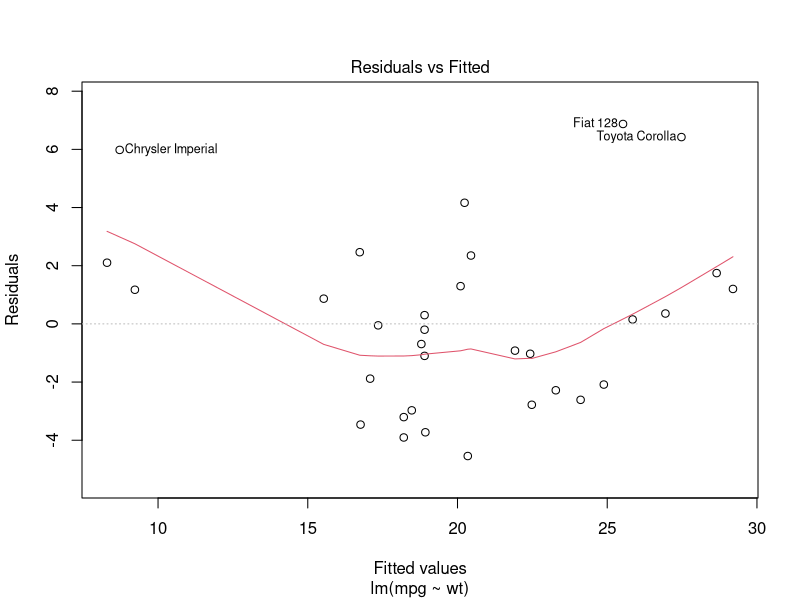
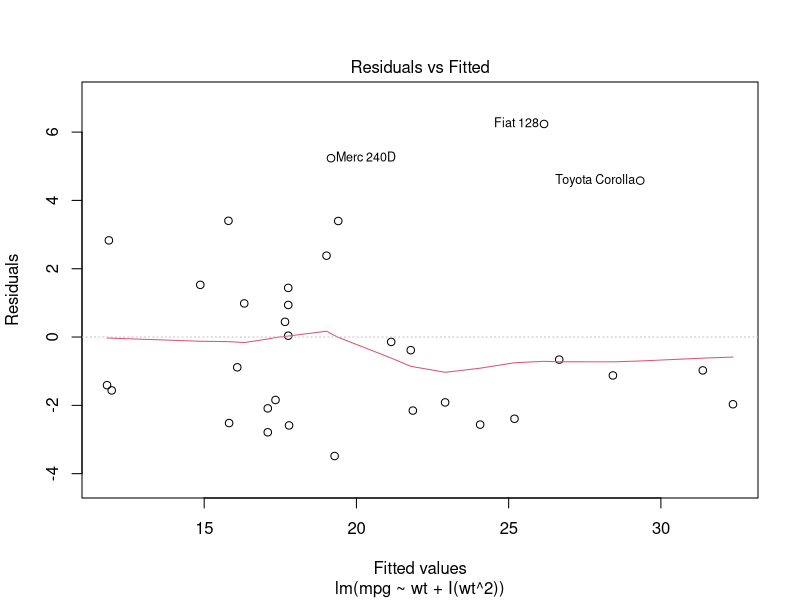
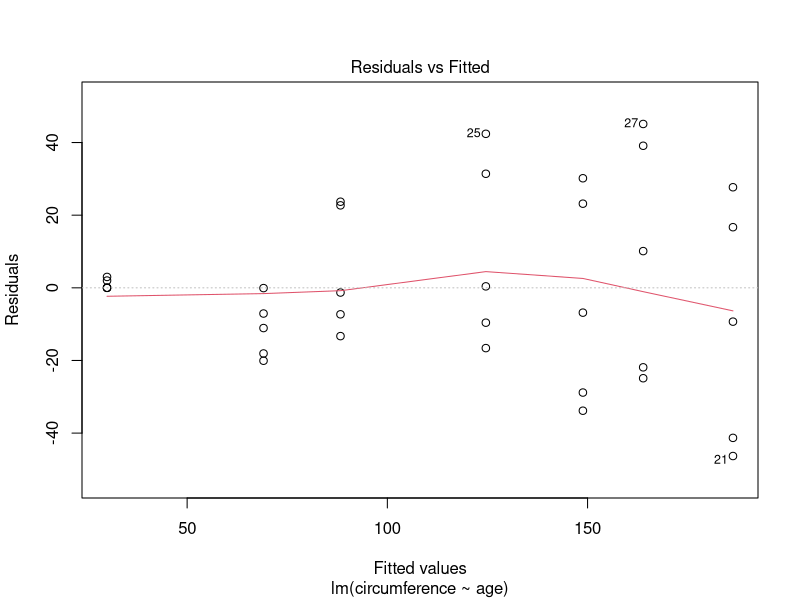
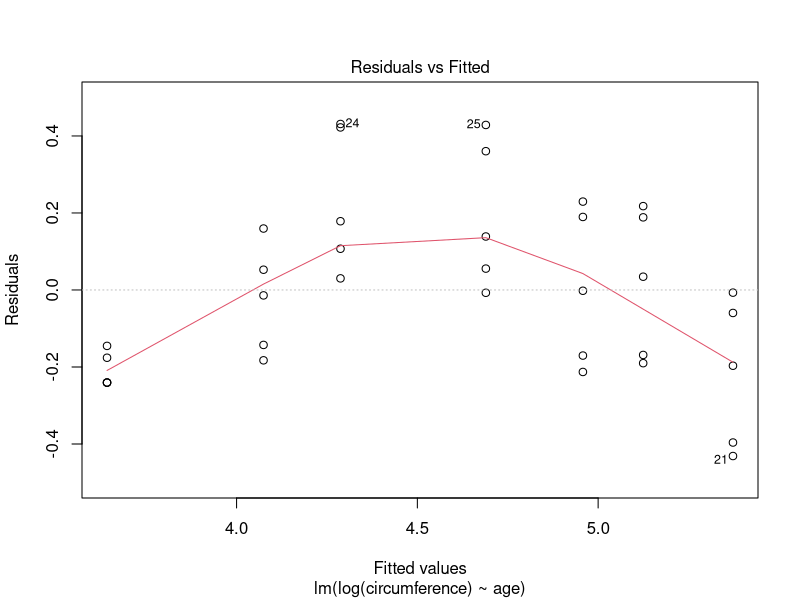
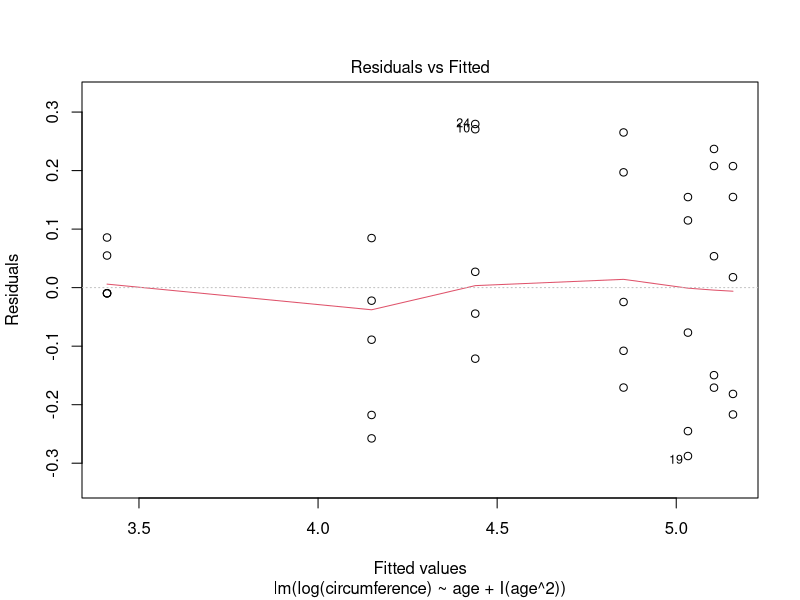
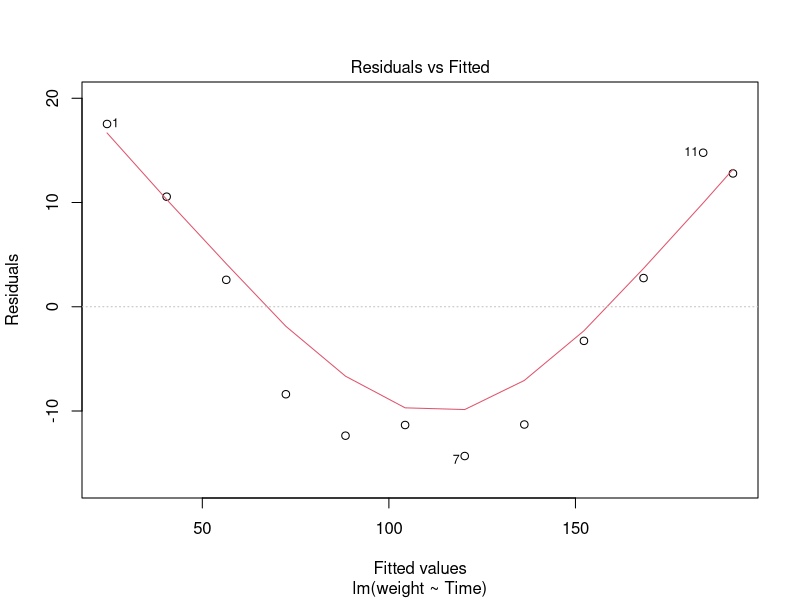
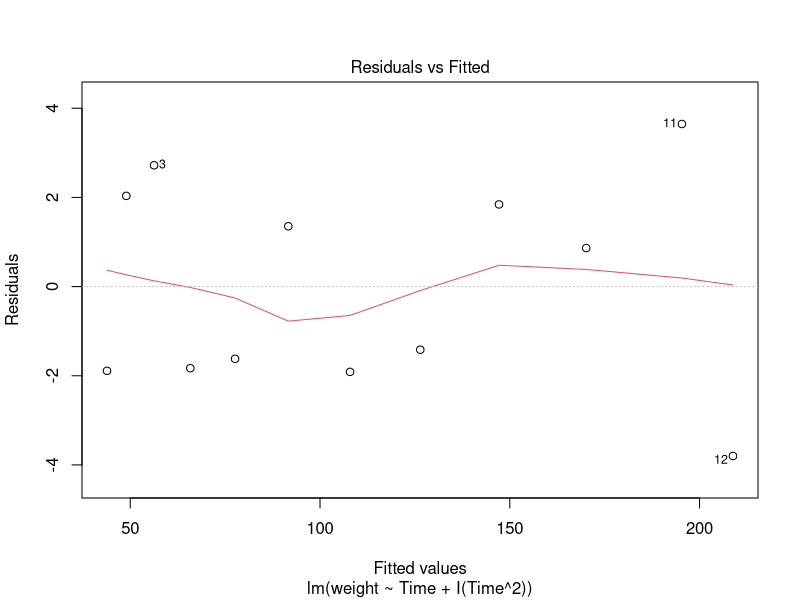
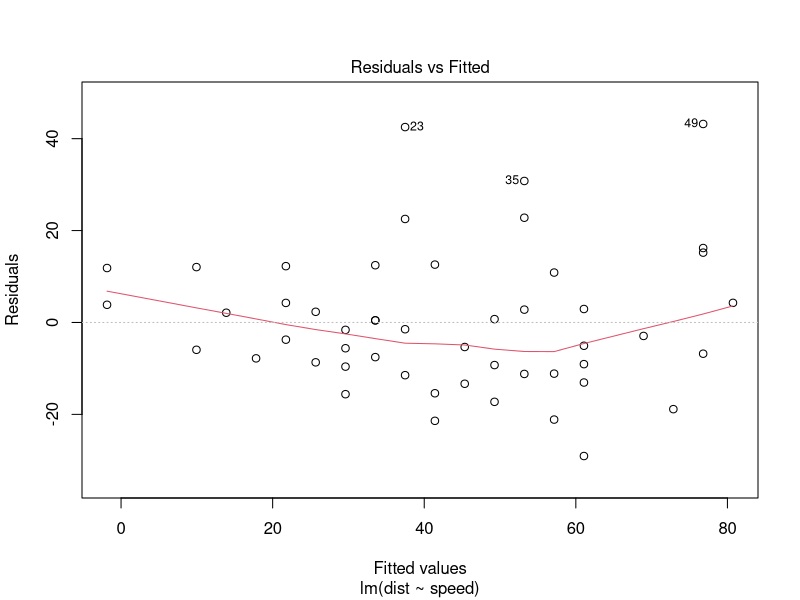

R code for these plots, in order:
## ---- chunk 1
knitr::opts_chunk$set(echo = TRUE)
## ---- chunk 2
data("mtcars")
lm1 <- lm(mpg ~ wt, data = mtcars)
summary(lm1)
plot(lm1, which = 1)
## ---- chunk 3
lm2 <- lm(mpg ~ wt + I(wt^2), data = mtcars)
summary(lm2)
plot(lm2, which = 1)
## ---- chunk 4
data("Orange")
lm1 <- lm(circumference ~ age, data = Orange)
summary(lm1)
plot(lm1, which = 1)
## ---- chunk 5
lm2 <- lm(log(circumference) ~ age, data = Orange)
summary(lm2)
plot(lm2, which = 1)
## ---- chunk 6
lm3 <- lm(log(circumference) ~ age+I(age^2), data = Orange)
summary(lm3)
plot(lm3, which = 1)
## ---- chunk 7
lm1 <- lm(weight ~ Time, data = ChickWeight[ChickWeight$Chick == 1,])
summary(lm1)
plot(lm1, which = 1)
## ---- chunk 8
lm2 <- lm(weight ~ Time + I(Time^2), data = ChickWeight[ChickWeight$Chick == 1,])
summary(lm2)
plot(lm2, which = 1)

## ---- chunk 9
lm1 <- lm(dist ~ speed, data = cars)
summary(lm1)
plot(lm1, which = 1)
## ---- chunk 10
lm2 <- lm(dist ~ log(speed), data = cars)
summary(lm2)
plot(lm2, which = 1)
## ---- chunk 11
lm3 <- lm(dist ~ log(speed)+I(log(speed)^2), data = cars)
summary(lm3)
plot(lm3, which = 1)
## ---- chunk 12
data(faithful)
lm1 <- lm(waiting ~ eruptions, data = faithful)
summary(lm1)
plot(lm1, which = 1)
## ---- chunk 13
lm2 <- lm(waiting ~ log(eruptions), data = faithful)
summary(lm2)
plot(lm2, which = 1)

## ---- chunk 14
data(CO2)
lm1 <- lm(uptake ~ conc, data = CO2)
summary(lm1)
plot(lm1, which = 1)
## ---- chunk 15
lm2 <- lm(uptake ~ log(conc), data = CO2)
summary(lm2)
plot(lm2, which = 1)
## ---- chunk 16
lm3 <- lm(log(uptake) ~ log(conc)+I(log(conc)^2), data = CO2)
summary(lm3)
plot(lm3, which = 1)
